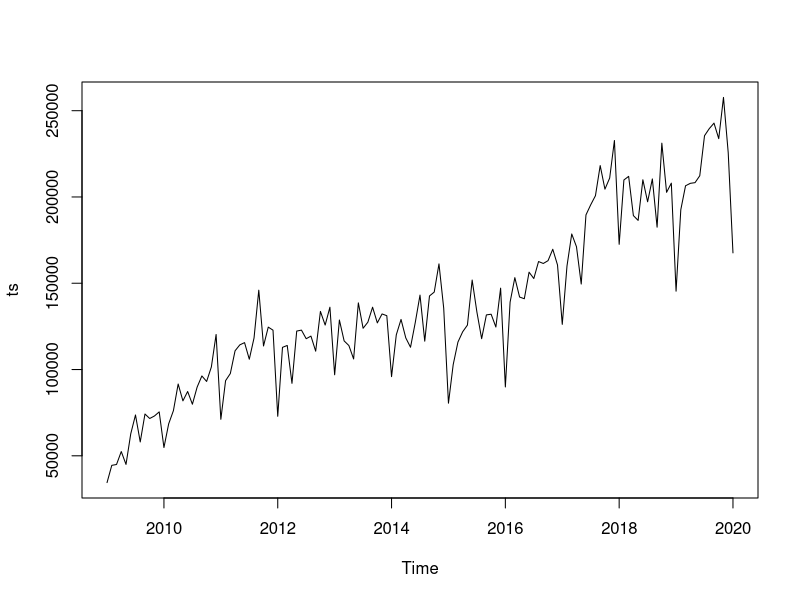
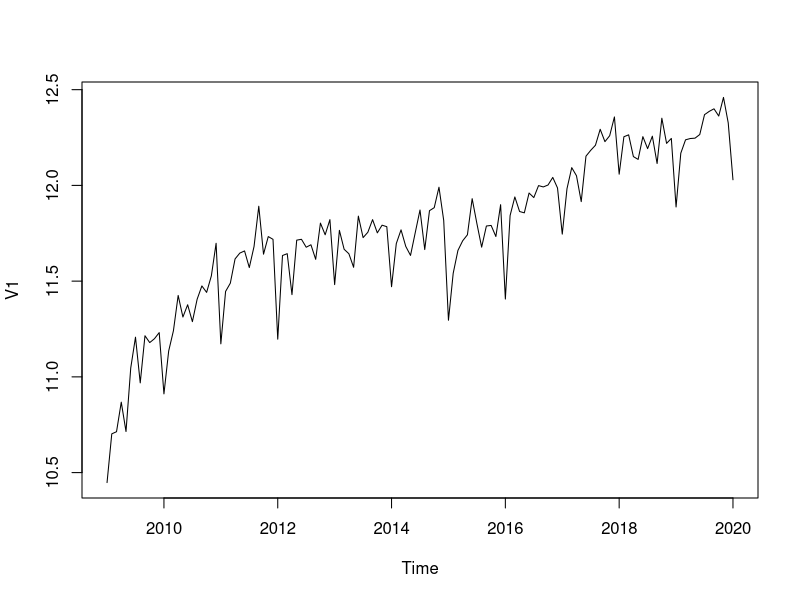
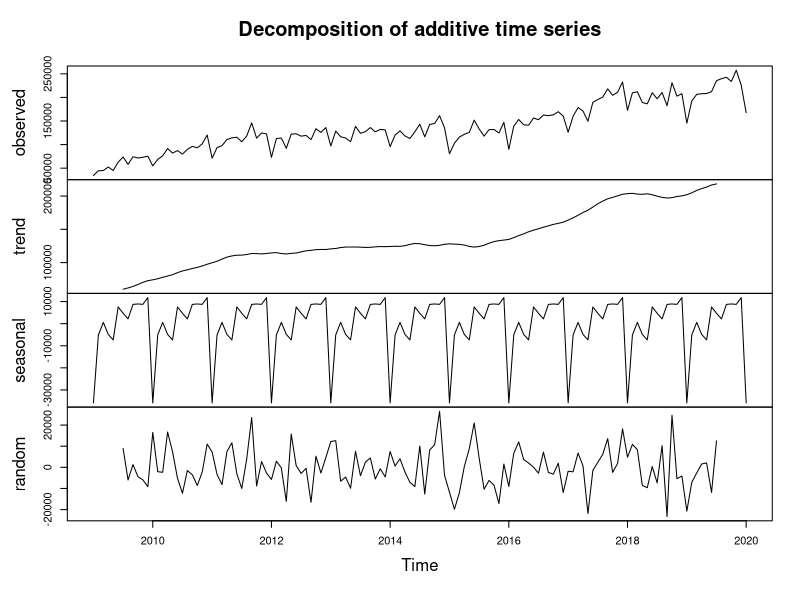
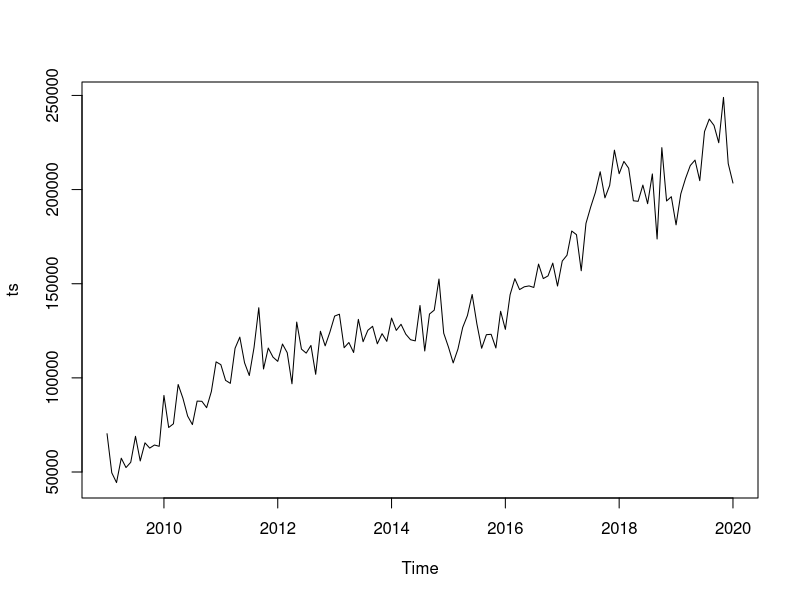
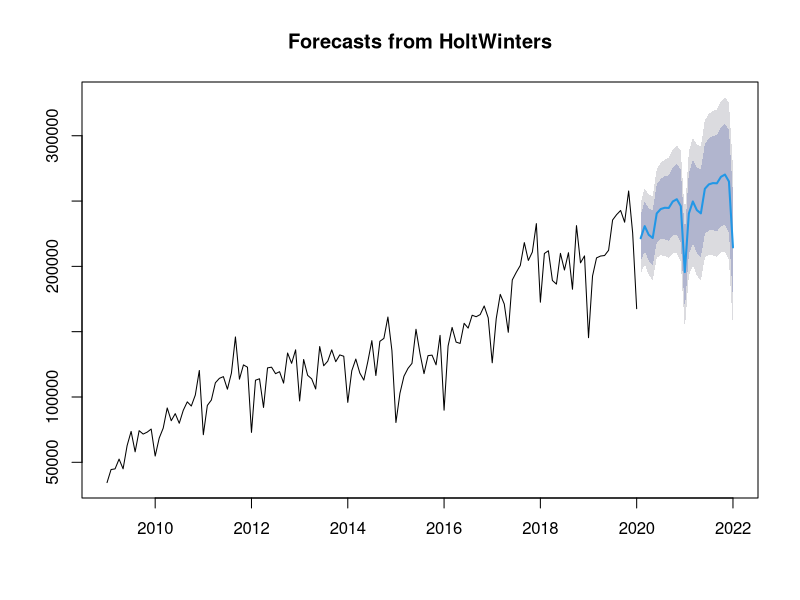
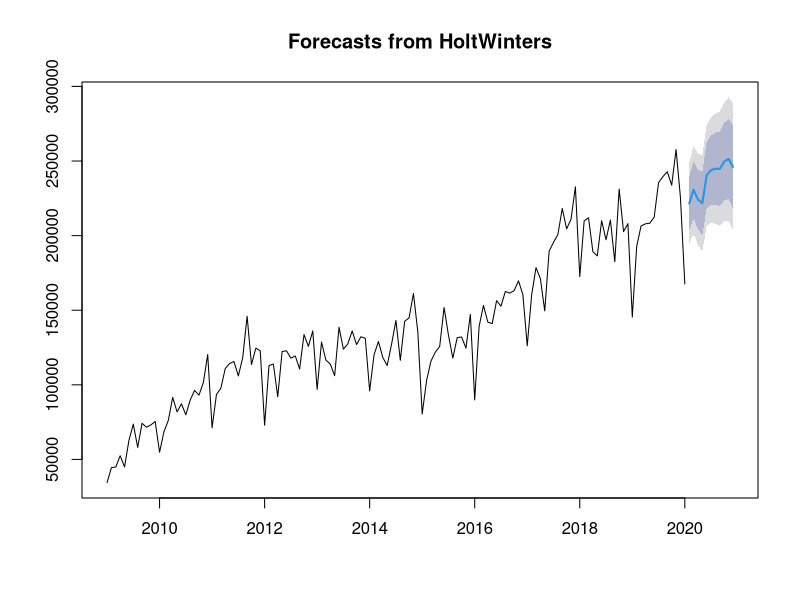
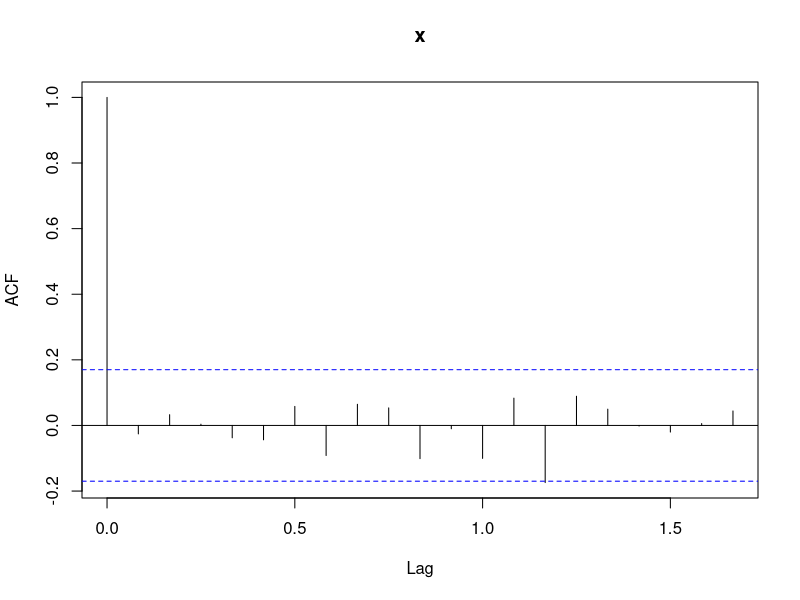
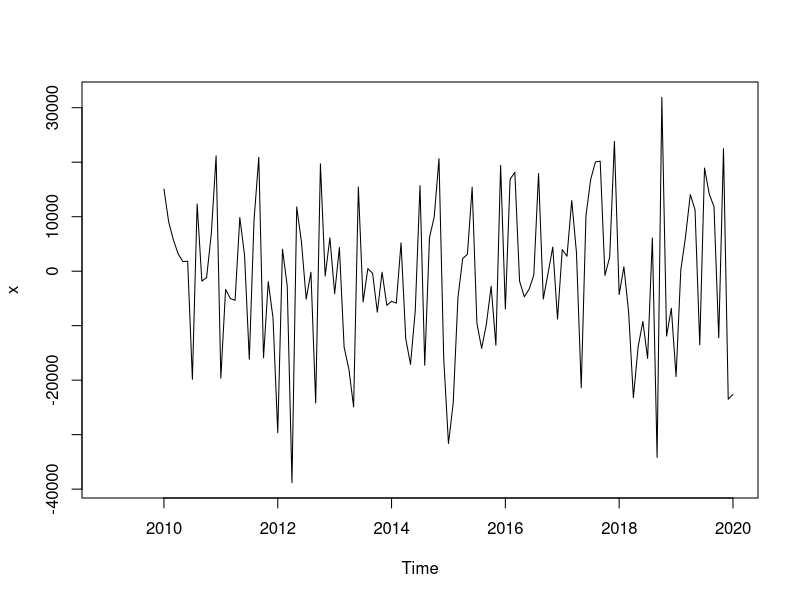

Generate these figures, in order, with R:
## ---- chunk 1
library(readxl)
library(forecast)
## ---- chunk 2

plotForecastErrors <- function(forecasterrors)
{
  # make a histogram of the forecast errors:
  mybinsize <- IQR(forecasterrors,na.rm = T)/4
  mysd   <- sd(forecasterrors, na.rm = T)
  mymin  <- min(forecasterrors,na.rm = T) - mysd*5
  mymax  <- max(forecasterrors, na.rm = T) + mysd*3
  # generate normally distributed data with mean 0 and standard deviation mysd
  mynorm <- rnorm(10000, mean=0, sd=mysd)
  mymin2 <- min(mynorm)
  mymax2 <- max(mynorm)
  if (mymin2 < mymin) { mymin <- mymin2 }
  if (mymax2 > mymax) { mymax <- mymax2 }
  # make a red histogram of the forecast errors, with the normally distributed data overlaid:
  mybins <- seq(mymin, mymax, mybinsize)
  hist(forecasterrors, col="red", freq=FALSE, breaks=mybins)
  # freq=FALSE ensures the area under the histogram = 1
  # generate normally distributed data with mean 0 and standard deviation mysd
  myhist <- hist(mynorm, plot=FALSE)
  # plot the normal curve as a blue line on top of the histogram of forecast errors:
  points(myhist$mids, myhist$density, type="l", col="blue", lwd=2)
}

growth <- function(present, past) {
  (present - past) / past
}

## ---- chunk 3
# library(readxl)

df <- read_xlsx("Export_for_TS.xlsx")
df = df[1,]
df = df[-c(1,2)]

df2 = read_xlsx('export_19xlsx.xlsx')
df = t(df)
# df2$...1 = c(paste0(2019,"-",1:12))
rownames(df2) =df2$...1
df2$...1 = NULL
colnames(df2) = "V1"
df = as.data.frame(df)

df3 = rbind(df,df2)
ts = ts(df3,start=c(2009,1), frequency = c(12))
## ---- chunk 4
ts.plot(ts)

## ---- chunk 5
log_ts <- log(ts)
plot.ts(log_ts)

## ---- chunk 6
ts_components <- decompose(ts)
## ---- chunk 7
ts_components$seasonal
## ---- chunk 8
plot(ts_components)
## ---- chunk 9

ts_seasonall <- ts - ts_components$seasonal

## ---- chunk 10
plot(ts_seasonall)

## ---- chunk 11
ts_forcaste <- HoltWinters(ts)
ts_forcaste


#
## ---- chunk 12
ts_forcaste$SSE

## ---- chunk 13
plot(forecast(ts_forcaste))
## ---- chunk 14
ts_forcaste2 = forecast:::forecast.HoltWinters(ts_forcaste, h= 11)
(as.data.frame(ts_forcaste2))[1]
## ---- chunk 15
forecast:::plot.forecast(ts_forcaste2)
## ---- chunk 16
year_2019 <- window(ts, 2019,c(2019,12))
sum_year_2019 = sum(c(year_2019))
year_2020 = (as.data.frame(ts_forcaste2))[1][c(1:11),]
sum_year_2020_HW <-sum(c(year_2020),window(ts, 2020))
growth_HW <- growth(sum_year_2020_HW,sum_year_2019)
growth_HW
## ---- chunk 17
acf(ts_forcaste2$residuals, lag.max=20, na.action = na.pass)
Box.test(ts_forcaste2$residuals, lag=20, type="Ljung-Box")
## ---- chunk 18
plot.ts(ts_forcaste2$residuals)

## ---- chunk 19
# plotForecastErrors(ts_forcaste2$residuals)
## ---- chunk 20
plot.ts(ts)
ts_diff1 <-  diff(ts, differences = 1)

plot.ts(ts_diff1)
## ---- chunk 21

acf(ts_diff1, lag.max=20)             # plot a correlogram
## ---- chunk 22
acf(ts_diff1, lag.max=20, plot=FALSE) # get the autocorrelation values
## ---- chunk 23
pacf(ts_diff1, lag.max=20)             # plot a partial correlogram
pacf(ts_diff1, lag.max=20, plot=FALSE) # get the partial autocorrelation values
## ---- chunk 24
ts_arima = Arima(ts, order=c(1,1,1),seasonal = list(order = c(1,1,1)))
ts_arima
## ---- chunk 25
ts_arima_forecast = forecast(ts_arima,h = 11)
ts_arima_forecast

forecast:::plot.forecast(ts_arima_forecast)
## ---- chunk 26

# this_year_predict_ARIMA <- (as.data.frame(ts_arima_forecast))[1]

# growth_ARIMA <- growth(sum(c(this_year,as.numeric(this_year_predict_ARIMA$`Point Forecast`))), sum(last_year))
# growth_ARIMA


# year_2019_predict_ARIMA <- (as.data.frame(ts_arima_forecast))[1][c(1),]
# sum_year_2019 = sum(c(year_2019))
year_2020 = (as.data.frame(ts_arima_forecast))[1][c(1:11),]
sum_year_2020_ARIMA = sum(c(year_2020,window(ts,2020)))
growth_ARIMA <- growth(sum_year_2020_ARIMA,sum_year_2019)
growth_ARIMA 

## ---- chunk 27
acf(ts_arima_forecast$residuals, lag.max=20)
Box.test(ts_arima_forecast$residuals, lag=20, type="Ljung-Box")
## ---- chunk 28
plot.ts(ts_arima_forecast$residuals)            # make time plot of forecast errors
plotForecastErrors(ts_arima_forecast$residuals)
## ---- chunk 29

fit3 <- auto.arima(ts)
fit3

fit_forecast = forecast(fit3,h=11)
plot(fit_forecast)
# str(fit)
## ---- chunk 30
# year_2019 <- window(ts, 2019)
# year_2019_predict_HW <- (as.data.frame(ts_forcaste2))[1][c(1),]
# sum_year_2019 = sum(c(year_2019))
# year_2020 = (as.data.frame(ts_forcaste2))[1][c(2:13),]


# year_2019_predict_auto.arima <- (as.data.frame(fit_forecast))[1][c(1),]
# year_2019_predict_auto.arima_95_low <- (as.data.frame(fit_forecast))[4][c(1),]
# year_2019_predict_auto.arima_95_high <- (as.data.frame(fit_forecast))[5][c(1),]

# sum_year_2019 = sum(c(year_2019))
# sum_year_2019_low = sum(c(year_2019,year_2019_predict_auto.arima_95_low))
# sum_year_2019_high = sum(c(year_2019,year_2019_predict_auto.arima_95_high))


year_2020_predict_auto.arima <- (as.data.frame(fit_forecast))[1][c(1:11),]
# year_2020_predict_auto.arima_95_low <- (as.data.frame(fit_forecast))[4][c(2:13),]
# year_2020_predict_auto.arima_95_high <- (as.data.frame(fit_forecast))[5][c(2:13),]

sum_year_2020_auto.ARIMA = sum(c(year_2020_predict_auto.arima,window(ts,2020)))

growth_auto.arima <- growth(sum_year_2020_auto.ARIMA,sum_year_2019)
# growth_auto.arima_95_low <- growth(sum(year_2020_predict_auto.arima_95_low),sum_year_2019_low)
# growth_auto.arima_95_high <- growth(sum(year_2020_predict_auto.arima_95_high),sum_year_2019_high)

growth_auto.arima
# growth_auto.arima_95_low
# growth_auto.arima_95_high
## ---- chunk 31
df = rbind(growth_ARIMA, growth_auto.arima,growth_HW)
df = as.data.frame(t(df))
rownames(df) = "prediction for 2020"
writexl::write_xlsx(df,"export_total-20.xlsx")
